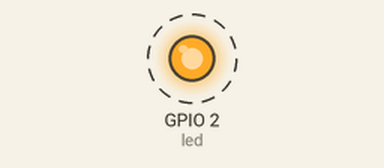
A program run on a simulated ESP32 board running MicroPython. Shown: output pins drawn as LEDs (lit = HIGH). Dashed ring = blinking. What the program prints to the serial console is not drawn. At 5.0 s the program stops and its outputs stay as they are.

Above: at 0.2 s.
Timing chart, 0 to 3.0 s (numbered marks = the images above):
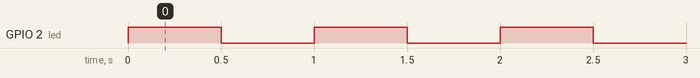

The program:

blinky.py
```python
#Result: Blink

import time
from machine import Pin

led = Pin(2, Pin.OUT)  # Define led pin as output

for x in range(5):
    led.value(1)  # light on led
    print("on:", x)
    time.sleep(0.5)
    led.value(0)  # light off led
    time.sleep(0.5)
    print("off:", x)
```

Measured:
- by itself, GPIO 2 (led): alternates HIGH for 0.50 s and LOW for 0.50 s, 10 changes in all, then stays LOW
